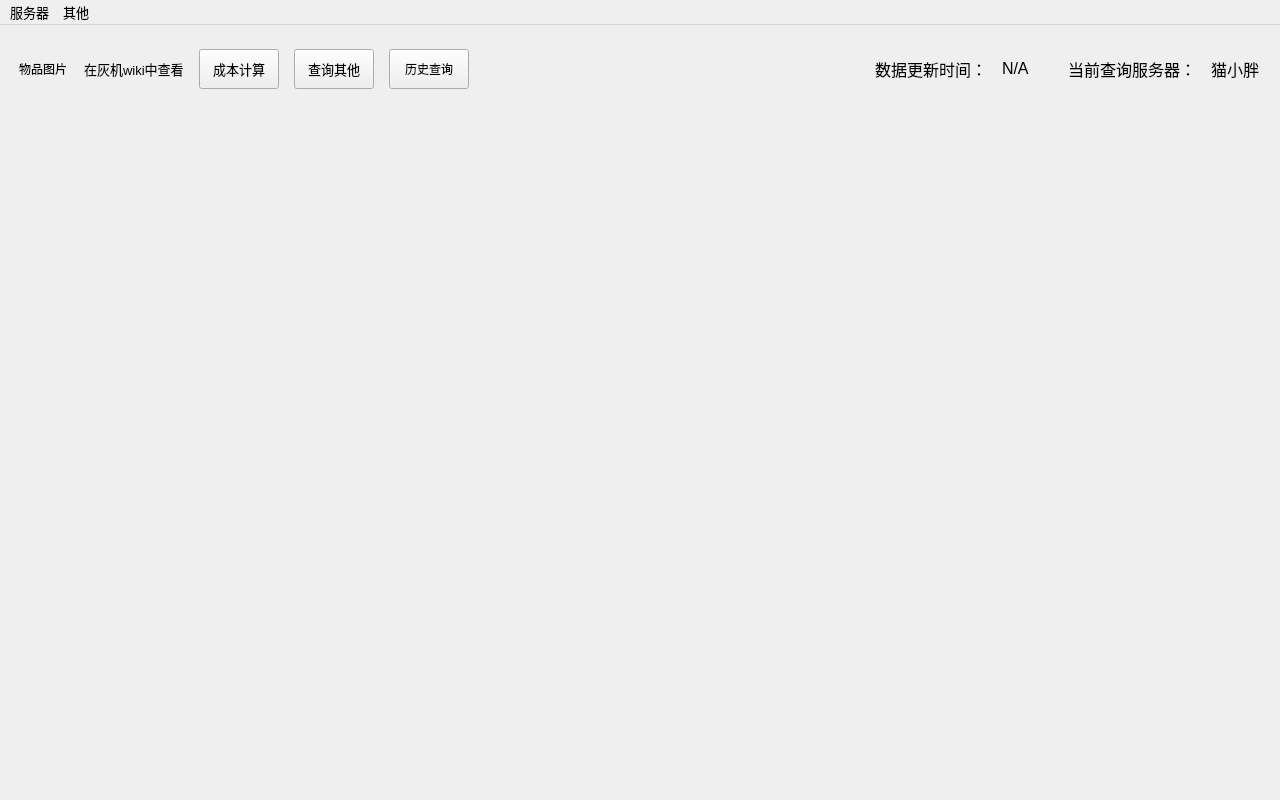
<?xml version="1.0" encoding="UTF-8"?>
<ui version="4.0">
 <class>mainWindow</class>
 <widget class="QMainWindow" name="mainWindow">
  <property name="enabled">
   <bool>true</bool>
  </property>
  <property name="geometry">
   <rect>
    <x>0</x>
    <y>0</y>
    <width>1280</width>
    <height>800</height>
   </rect>
  </property>
  <property name="sizePolicy">
   <sizepolicy hsizetype="Preferred" vsizetype="Preferred">
    <horstretch>0</horstretch>
    <verstretch>0</verstretch>
   </sizepolicy>
  </property>
  <property name="minimumSize">
   <size>
    <width>900</width>
    <height>600</height>
   </size>
  </property>
  <property name="windowTitle">
   <string>猴面雀 - FF14市场查询工具</string>
  </property>
  <widget class="QWidget" name="centralwidget">
   <layout class="QGridLayout" name="gridLayout" rowstretch="1,20" rowminimumheight="30,0">
    <property name="leftMargin">
     <number>10</number>
    </property>
    <property name="topMargin">
     <number>10</number>
    </property>
    <property name="rightMargin">
     <number>10</number>
    </property>
    <property name="bottomMargin">
     <number>10</number>
    </property>
    <item row="0" column="0">
     <widget class="QWidget" name="status_bar" native="true">
      <property name="sizePolicy">
       <sizepolicy hsizetype="Minimum" vsizetype="Minimum">
        <horstretch>0</horstretch>
        <verstretch>0</verstretch>
       </sizepolicy>
      </property>
      <property name="maximumSize">
       <size>
        <width>16777215</width>
        <height>70</height>
       </size>
      </property>
      <layout class="QGridLayout" name="gridLayout_3">
       <item row="0" column="0">
        <layout class="QHBoxLayout" name="horizontalLayout" stretch="0,0,0,0,0,10,1,2,1">
         <property name="spacing">
          <number>15</number>
         </property>
         <property name="sizeConstraint">
          <enum>QLayout::SetFixedSize</enum>
         </property>
         <property name="leftMargin">
          <number>0</number>
         </property>
         <item>
          <widget class="QLabel" name="item_icon">
           <property name="sizePolicy">
            <sizepolicy hsizetype="Fixed" vsizetype="Fixed">
             <horstretch>0</horstretch>
             <verstretch>0</verstretch>
            </sizepolicy>
           </property>
           <property name="minimumSize">
            <size>
             <width>50</width>
             <height>50</height>
            </size>
           </property>
           <property name="maximumSize">
            <size>
             <width>50</width>
             <height>50</height>
            </size>
           </property>
           <property name="baseSize">
            <size>
             <width>0</width>
             <height>0</height>
            </size>
           </property>
           <property name="text">
            <string>物品图片 </string>
           </property>
          </widget>
         </item>
         <item>
          <widget class="QLabel" name="jump_to_wiki">
           <property name="font">
            <font>
             <family>Arial</family>
             <pointsize>10</pointsize>
            </font>
           </property>
           <property name="text">
            <string>在灰机wiki中查看</string>
           </property>
          </widget>
         </item>
         <item>
          <widget class="QPushButton" name="show_cost">
           <property name="enabled">
            <bool>true</bool>
           </property>
           <property name="sizePolicy">
            <sizepolicy hsizetype="Maximum" vsizetype="Maximum">
             <horstretch>0</horstretch>
             <verstretch>0</verstretch>
            </sizepolicy>
           </property>
           <property name="minimumSize">
            <size>
             <width>80</width>
             <height>40</height>
            </size>
           </property>
           <property name="maximumSize">
            <size>
             <width>16777215</width>
             <height>16777215</height>
            </size>
           </property>
           <property name="font">
            <font>
             <family>Arial</family>
             <pointsize>10</pointsize>
            </font>
           </property>
           <property name="text">
            <string>成本计算</string>
           </property>
          </widget>
         </item>
         <item>
          <widget class="QPushButton" name="back_query">
           <property name="minimumSize">
            <size>
             <width>80</width>
             <height>40</height>
            </size>
           </property>
           <property name="font">
            <font>
             <family>Arial</family>
             <pointsize>10</pointsize>
            </font>
           </property>
           <property name="text">
            <string>查询其他</string>
           </property>
          </widget>
         </item>
         <item>
          <widget class="QPushButton" name="query_history">
           <property name="minimumSize">
            <size>
             <width>80</width>
             <height>40</height>
            </size>
           </property>
           <property name="text">
            <string>历史查询</string>
           </property>
          </widget>
         </item>
         <item alignment="Qt::AlignRight">
          <widget class="QLabel" name="show_text_uptime">
           <property name="sizePolicy">
            <sizepolicy hsizetype="Fixed" vsizetype="Fixed">
             <horstretch>1</horstretch>
             <verstretch>1</verstretch>
            </sizepolicy>
           </property>
           <property name="font">
            <font>
             <family>Arial</family>
             <pointsize>12</pointsize>
            </font>
           </property>
           <property name="text">
            <string>数据更新时间：</string>
           </property>
          </widget>
         </item>
         <item alignment="Qt::AlignLeft">
          <widget class="QLabel" name="show_update_time">
           <property name="sizePolicy">
            <sizepolicy hsizetype="Fixed" vsizetype="Fixed">
             <horstretch>1</horstretch>
             <verstretch>1</verstretch>
            </sizepolicy>
           </property>
           <property name="minimumSize">
            <size>
             <width>0</width>
             <height>0</height>
            </size>
           </property>
           <property name="font">
            <font>
             <family>Arial</family>
             <pointsize>12</pointsize>
            </font>
           </property>
           <property name="text">
            <string>N/A</string>
           </property>
          </widget>
         </item>
         <item alignment="Qt::AlignRight">
          <widget class="QLabel" name="show_text_server">
           <property name="sizePolicy">
            <sizepolicy hsizetype="Fixed" vsizetype="Fixed">
             <horstretch>1</horstretch>
             <verstretch>1</verstretch>
            </sizepolicy>
           </property>
           <property name="font">
            <font>
             <family>Arial</family>
             <pointsize>12</pointsize>
            </font>
           </property>
           <property name="text">
            <string>当前查询服务器：</string>
           </property>
          </widget>
         </item>
         <item alignment="Qt::AlignLeft">
          <widget class="QLabel" name="show_server">
           <property name="sizePolicy">
            <sizepolicy hsizetype="Fixed" vsizetype="Fixed">
             <horstretch>1</horstretch>
             <verstretch>1</verstretch>
            </sizepolicy>
           </property>
           <property name="font">
            <font>
             <family>Arial</family>
             <pointsize>12</pointsize>
            </font>
           </property>
           <property name="text">
            <string>猫小胖</string>
           </property>
          </widget>
         </item>
        </layout>
       </item>
      </layout>
     </widget>
    </item>
    <item row="1" column="0">
     <layout class="QGridLayout" name="show_data_area">
      <item row="0" column="0">
       <widget class="QStackedWidget" name="show_data_box">
        <property name="currentIndex">
         <number>3</number>
        </property>
        <widget class="QWidget" name="query_item"/>
        <widget class="QWidget" name="select_item"/>
        <widget class="QWidget" name="show_price"/>
        <widget class="QWidget" name="show_craft"/>
        <widget class="QWidget" name="loading_ui"/>
       </widget>
      </item>
     </layout>
    </item>
   </layout>
  </widget>
  <widget class="QMenuBar" name="menubar">
   <property name="geometry">
    <rect>
     <x>0</x>
     <y>0</y>
     <width>1280</width>
     <height>22</height>
    </rect>
   </property>
   <property name="font">
    <font>
     <pointsize>10</pointsize>
    </font>
   </property>
   <widget class="QMenu" name="server">
    <property name="font">
     <font>
      <pointsize>10</pointsize>
     </font>
    </property>
    <property name="title">
     <string>服务器</string>
    </property>
    <widget class="QMenu" name="server_luxingniao">
     <property name="font">
      <font>
       <family>Arial</family>
       <pointsize>10</pointsize>
      </font>
     </property>
     <property name="title">
      <string>陆行鸟</string>
     </property>
     <addaction name="select_server_luxingniao"/>
     <addaction name="select_server_hongyuhai"/>
     <addaction name="select_server_shenyizhidi"/>
     <addaction name="select_server_lanuoxiya"/>
     <addaction name="select_server_huanyignqundao"/>
     <addaction name="select_server_mengyachi"/>
     <addaction name="select_server_yuzhouheyin"/>
     <addaction name="select_server_woxianxiran"/>
     <addaction name="select_server_chenxiwangzuo"/>
    </widget>
    <widget class="QMenu" name="server_moguli">
     <property name="title">
      <string>莫古力</string>
     </property>
     <addaction name="select_server_moguli"/>
     <addaction name="select_server_baiyinxiang"/>
     <addaction name="select_server_baijinhuanxiang"/>
     <addaction name="select_server_shenquanhen"/>
     <addaction name="select_server_chaofengting"/>
     <addaction name="select_server_lvrenzhanqiao"/>
     <addaction name="select_server_fuxiaozhijian"/>
     <addaction name="select_server_longchaoshendian"/>
     <addaction name="select_server_mengyubaojing"/>
    </widget>
    <widget class="QMenu" name="server_maoxiaopang">
     <property name="title">
      <string>猫小胖</string>
     </property>
     <addaction name="select_server_maoxiaopang"/>
     <addaction name="select_server_zishuizhanqiao"/>
     <addaction name="select_server_yanxia"/>
     <addaction name="select_server_jingyuzhuagnyuan"/>
     <addaction name="select_server_moduna"/>
     <addaction name="select_server_haimaochawu"/>
     <addaction name="select_server_roufenghaiwan"/>
     <addaction name="select_server_hupoyuan"/>
    </widget>
    <widget class="QMenu" name="server_doudouchai">
     <property name="title">
      <string>豆豆柴</string>
     </property>
     <addaction name="select_server_doudouchai"/>
     <addaction name="select_server_shuijingta"/>
     <addaction name="select_server_yinleihu"/>
     <addaction name="select_server_taiyanghaian"/>
     <addaction name="select_server_yixiujiade"/>
     <addaction name="select_server_hongchachuan"/>
    </widget>
    <addaction name="select_server_all"/>
    <addaction name="server_luxingniao"/>
    <addaction name="server_moguli"/>
    <addaction name="server_maoxiaopang"/>
    <addaction name="server_doudouchai"/>
   </widget>
   <widget class="QMenu" name="about">
    <property name="font">
     <font>
      <family>Arial</family>
      <pointsize>10</pointsize>
     </font>
    </property>
    <property name="title">
     <string>其他</string>
    </property>
   </widget>
   <addaction name="server"/>
   <addaction name="about"/>
  </widget>
  <action name="select_server_all">
   <property name="enabled">
    <bool>false</bool>
   </property>
   <property name="text">
    <string>国服</string>
   </property>
   <property name="font">
    <font>
     <family>Arial</family>
     <pointsize>10</pointsize>
    </font>
   </property>
  </action>
  <action name="select_server_hongyuhai">
   <property name="enabled">
    <bool>true</bool>
   </property>
   <property name="text">
    <string>红玉海</string>
   </property>
   <property name="font">
    <font>
     <family>Arial</family>
     <pointsize>10</pointsize>
    </font>
   </property>
  </action>
  <action name="select_server_shenyizhidi">
   <property name="text">
    <string>神意之地</string>
   </property>
   <property name="font">
    <font>
     <family>Arial</family>
     <pointsize>10</pointsize>
    </font>
   </property>
  </action>
  <action name="select_server_lanuoxiya">
   <property name="text">
    <string>拉诺西亚</string>
   </property>
   <property name="font">
    <font>
     <family>Arial</family>
     <pointsize>10</pointsize>
    </font>
   </property>
  </action>
  <action name="select_server_huanyignqundao">
   <property name="text">
    <string>幻影群岛</string>
   </property>
   <property name="font">
    <font>
     <family>Arial</family>
     <pointsize>10</pointsize>
    </font>
   </property>
  </action>
  <action name="select_server_mengyachi">
   <property name="text">
    <string>萌芽池</string>
   </property>
   <property name="font">
    <font>
     <family>Arial</family>
     <pointsize>10</pointsize>
    </font>
   </property>
  </action>
  <action name="select_server_yuzhouheyin">
   <property name="text">
    <string>宇宙和音</string>
   </property>
   <property name="font">
    <font>
     <family>Arial</family>
     <pointsize>10</pointsize>
    </font>
   </property>
  </action>
  <action name="select_server_woxianxiran">
   <property name="text">
    <string>沃仙曦染</string>
   </property>
   <property name="font">
    <font>
     <family>Arial</family>
     <pointsize>10</pointsize>
    </font>
   </property>
  </action>
  <action name="select_server_chenxiwangzuo">
   <property name="text">
    <string>晨曦王座</string>
   </property>
   <property name="font">
    <font>
     <family>Arial</family>
     <pointsize>10</pointsize>
    </font>
   </property>
  </action>
  <action name="select_server_baiyinxiang">
   <property name="text">
    <string>白银乡</string>
   </property>
   <property name="font">
    <font>
     <family>Arial</family>
     <pointsize>10</pointsize>
    </font>
   </property>
  </action>
  <action name="select_server_baijinhuanxiang">
   <property name="text">
    <string>白金幻象</string>
   </property>
   <property name="font">
    <font>
     <family>Arial</family>
     <pointsize>10</pointsize>
    </font>
   </property>
  </action>
  <action name="select_server_shenquanhen">
   <property name="text">
    <string>神拳痕</string>
   </property>
   <property name="font">
    <font>
     <family>Arial</family>
     <pointsize>10</pointsize>
    </font>
   </property>
  </action>
  <action name="select_server_chaofengting">
   <property name="text">
    <string>潮风亭</string>
   </property>
   <property name="font">
    <font>
     <family>Arial</family>
     <pointsize>10</pointsize>
    </font>
   </property>
  </action>
  <action name="select_server_lvrenzhanqiao">
   <property name="text">
    <string>旅人栈桥</string>
   </property>
   <property name="font">
    <font>
     <family>Arial</family>
     <pointsize>10</pointsize>
    </font>
   </property>
  </action>
  <action name="select_server_fuxiaozhijian">
   <property name="text">
    <string>拂晓之间</string>
   </property>
   <property name="font">
    <font>
     <family>Arial</family>
     <pointsize>10</pointsize>
    </font>
   </property>
  </action>
  <action name="select_server_longchaoshendian">
   <property name="text">
    <string>龙巢神殿</string>
   </property>
   <property name="font">
    <font>
     <family>Arial</family>
     <pointsize>10</pointsize>
    </font>
   </property>
  </action>
  <action name="select_server_mengyubaojing">
   <property name="text">
    <string>梦羽宝境</string>
   </property>
   <property name="font">
    <font>
     <family>Arial</family>
     <pointsize>10</pointsize>
    </font>
   </property>
  </action>
  <action name="select_server_zishuizhanqiao">
   <property name="text">
    <string>紫水栈桥</string>
   </property>
   <property name="font">
    <font>
     <family>Arial</family>
     <pointsize>10</pointsize>
    </font>
   </property>
  </action>
  <action name="select_server_yanxia">
   <property name="text">
    <string>延夏</string>
   </property>
   <property name="font">
    <font>
     <family>Arial</family>
     <pointsize>10</pointsize>
    </font>
   </property>
  </action>
  <action name="select_server_jingyuzhuagnyuan">
   <property name="text">
    <string>静语庄园</string>
   </property>
   <property name="font">
    <font>
     <family>Arial</family>
     <pointsize>10</pointsize>
    </font>
   </property>
  </action>
  <action name="select_server_moduna">
   <property name="text">
    <string>摩杜纳</string>
   </property>
   <property name="font">
    <font>
     <family>Arial</family>
     <pointsize>10</pointsize>
    </font>
   </property>
  </action>
  <action name="select_server_haimaochawu">
   <property name="text">
    <string>海猫茶屋</string>
   </property>
   <property name="font">
    <font>
     <family>Arial</family>
     <pointsize>10</pointsize>
    </font>
   </property>
  </action>
  <action name="select_server_roufenghaiwan">
   <property name="text">
    <string>柔风海湾</string>
   </property>
   <property name="font">
    <font>
     <family>Arial</family>
     <pointsize>10</pointsize>
    </font>
   </property>
  </action>
  <action name="select_server_hupoyuan">
   <property name="text">
    <string>琥珀原</string>
   </property>
   <property name="font">
    <font>
     <family>Arial</family>
     <pointsize>10</pointsize>
    </font>
   </property>
  </action>
  <action name="select_server_shuijingta">
   <property name="text">
    <string>水晶塔</string>
   </property>
   <property name="toolTip">
    <string>水晶塔</string>
   </property>
   <property name="font">
    <font>
     <family>Arial</family>
     <pointsize>10</pointsize>
    </font>
   </property>
  </action>
  <action name="select_server_yinleihu">
   <property name="text">
    <string>银泪湖</string>
   </property>
   <property name="toolTip">
    <string>银泪湖</string>
   </property>
   <property name="font">
    <font>
     <family>Arial</family>
     <pointsize>10</pointsize>
    </font>
   </property>
  </action>
  <action name="select_server_taiyanghaian">
   <property name="text">
    <string>太阳海岸</string>
   </property>
   <property name="toolTip">
    <string>太阳海岸</string>
   </property>
   <property name="font">
    <font>
     <family>Arial</family>
     <pointsize>10</pointsize>
    </font>
   </property>
  </action>
  <action name="select_server_yixiujiade">
   <property name="text">
    <string>伊修加德</string>
   </property>
   <property name="toolTip">
    <string>伊修加德</string>
   </property>
   <property name="font">
    <font>
     <family>Arial</family>
     <pointsize>10</pointsize>
    </font>
   </property>
  </action>
  <action name="select_server_hongchachuan">
   <property name="text">
    <string>红茶川</string>
   </property>
   <property name="toolTip">
    <string>红茶川</string>
   </property>
   <property name="font">
    <font>
     <family>Arial</family>
     <pointsize>10</pointsize>
    </font>
   </property>
  </action>
  <action name="select_server_luxingniao">
   <property name="text">
    <string>陆行鸟(全区服)</string>
   </property>
   <property name="font">
    <font>
     <family>Arial</family>
     <pointsize>10</pointsize>
    </font>
   </property>
  </action>
  <action name="select_server_moguli">
   <property name="text">
    <string>莫古力(全区服)</string>
   </property>
   <property name="font">
    <font>
     <family>Arial</family>
     <pointsize>10</pointsize>
    </font>
   </property>
  </action>
  <action name="select_server_maoxiaopang">
   <property name="text">
    <string>猫小胖(全区服)</string>
   </property>
   <property name="font">
    <font>
     <family>Arial</family>
     <pointsize>10</pointsize>
    </font>
   </property>
  </action>
  <action name="select_server_doudouchai">
   <property name="text">
    <string>豆豆柴(全区服)</string>
   </property>
   <property name="font">
    <font>
     <family>Arial</family>
     <pointsize>10</pointsize>
    </font>
   </property>
  </action>
 </widget>
 <resources/>
 <connections/>
</ui>
